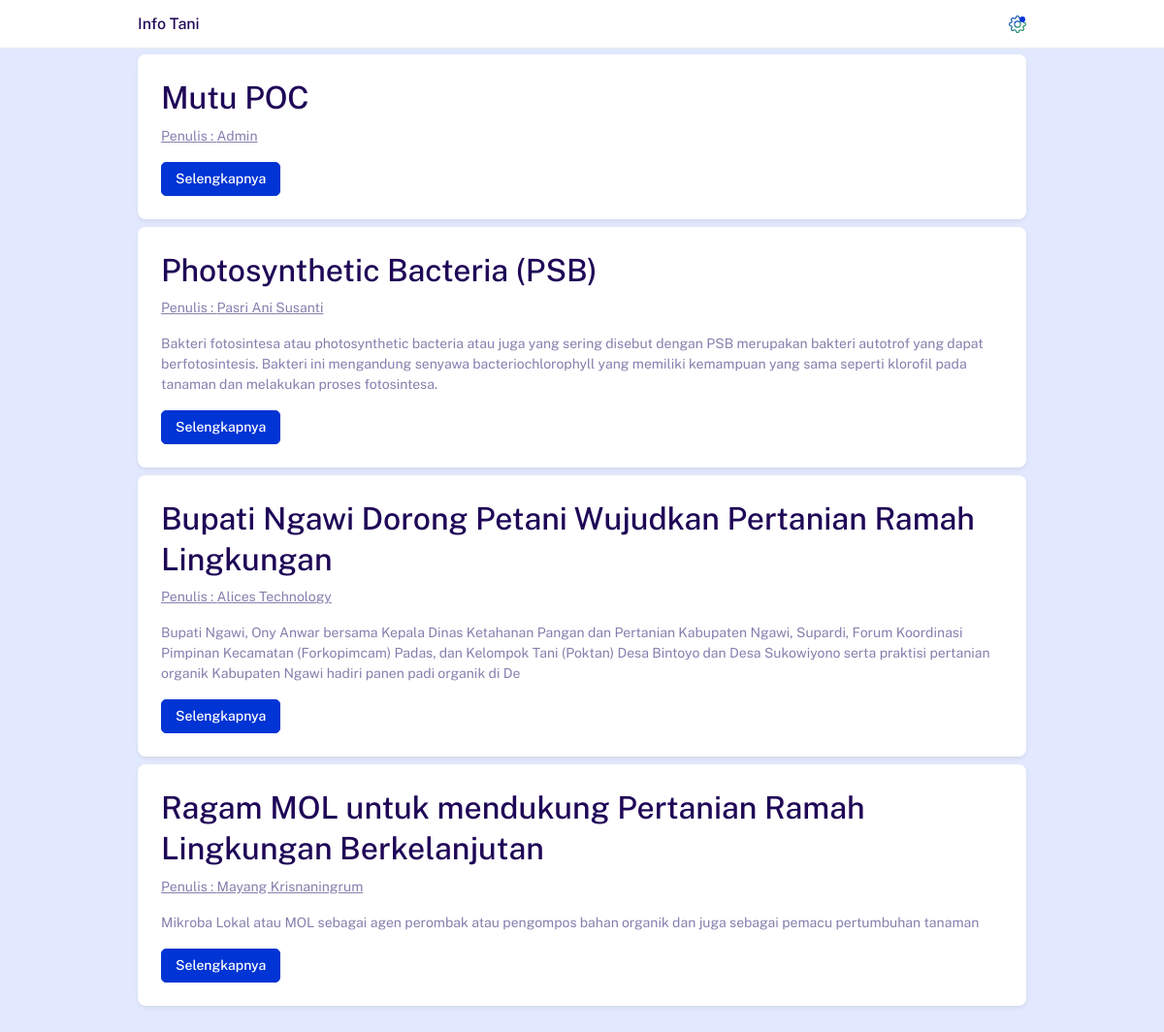
The page / on the database its author committed.
### tables this page shows
CREATE TABLE `berita` (
  `id` int(11) NOT NULL,
  `id_user` int(11) DEFAULT NULL,
  `judul` text DEFAULT NULL,
  `tumbnail` text DEFAULT NULL,
  `deskripsi` varchar(300) DEFAULT NULL,
  `content_berita` longtext DEFAULT NULL,
  `tanggal_dibuat` date DEFAULT NULL,
  `tipe` varchar(100) DEFAULT NULL,
  `status` varchar(100) DEFAULT NULL,
  `created` timestamp NOT NULL DEFAULT current_timestamp(),
  `updated` datetime DEFAULT NULL
);

CREATE TABLE `users` (
  `id_user` int(11) NOT NULL,
  `email` varchar(100) DEFAULT NULL,
  `password` varchar(100) DEFAULT NULL,
  `nama` text DEFAULT NULL,
  `gender` varchar(50) DEFAULT NULL,
  `birthday` date DEFAULT NULL,
  `pekerjaan` text DEFAULT NULL,
  `pengalaman` int(11) DEFAULT NULL,
  `rating` float DEFAULT NULL,
  `no_telp` varchar(100) DEFAULT NULL,
  `alamat` text DEFAULT NULL,
  `photo` text DEFAULT NULL,
  `role` varchar(100) DEFAULT NULL,
  `token` text DEFAULT NULL,
  `created` timestamp NOT NULL DEFAULT current_timestamp(),
  `updated` datetime DEFAULT NULL
);

### application/controllers/Dashboard.php (called while the page is built, shortened)
<?php
class Dashboard extends CI_Controller {
	public function index()
	{
		$this->db->order_by('created', 'desc');
		$data['berita'] = $this->db->get_where('berita', ['status' => null])->result_array();
		$this->load->view('dashboard', $data);
	}
}

### index.php (called while the page is built, shortened)
<?php
require_once BASEPATH.'core/CodeIgniter.php';

### application/views/dashboard.php (the view, shortened to what this page needs)
<!DOCTYPE html>
<html lang="en">
  <head>
    <link rel="stylesheet" href="<?=base_url()?>assets/css/bootstrap.min.css">
    <link rel="stylesheet" href="<?=base_url()?>assets/css/animate.css">
    <link rel="stylesheet" href="<?=base_url()?>assets/css/owl.carousel.min.css">
    <link rel="stylesheet" href="<?=base_url()?>assets/css/font-awesome.min.css">
    <link rel="stylesheet" href="<?=base_url()?>assets/css/bootstrap-icons.css">
    <link rel="stylesheet" href="<?=base_url()?>assets/css/magnific-popup.css">
    <link rel="stylesheet" href="<?=base_url()?>assets/css/ion.rangeSlider.min.css">
    <link rel="stylesheet" href="<?=base_url()?>assets/css/dataTables.bootstrap4.min.css">
    <link rel="stylesheet" href="<?=base_url()?>assets/css/apexcharts.css">
    <link rel="stylesheet" href="<?=base_url()?>assets/style.css">
    <link rel="stylesheet" href="https://cdnjs.cloudflare.com/ajax/libs/font-awesome/5.2.0/css/all.css">
    <link rel="stylesheet" type="text/css" href="https://cdnjs.cloudflare.com/ajax/libs/sweetalert/1.1.3/sweetalert.min.css">
  </head>
  <body>
    <div class="header-area" id="headerArea">
      <div class="container">
        <div class="header-content position-relative d-flex align-items-center justify-content-between">
          <div class="page-heading">
            <h6 class="mb-0">Info Tani</h6>
          </div>
          <div class="setting-wrapper"><a class="setting-trigger-btn" id="settingTriggerBtn" href="#"><span></span></a></div>
        </div>
      </div>
    </div>
    <div class="page-content-wrapper pt-5">
      <?php foreach ($berita as $key => $value) {
      $id_user = $value['id_user'];
      $get_users = $this->db->get_where('users', ['id_user' => $id_user])->result_array();
      if($get_users){
        $nama_penulis = $get_users[0]['nama'];
      }else{
        $nama_penulis = null;
      }
      ?>
      <div class="container pt-2">
        <div class="card position-relative shadow-sm"><img class="card-img-top" src="<?=base_url()?>upload/berita/<?=$value['tumbnail']?>" alt="">
          <div class="card-body direction-rtl">
            <h2><?=$value['judul']?></h2>
            <p><u>Penulis : <?=$nama_penulis?></u></p>
            <p><?=$value['deskripsi']?></p>
            <a class="btn btn-primary" href="<?=base_url()?>berita/detil/<?=$value['id']?>">Selengkapnya</a>
          </div>
        </div>
      </div>
      <?php } ?>
    </div>
  </body>
</html>

### rows shown on the page
berita: judul "Mutu POC", id_user.nama "Admin"
berita: judul "Photosynthetic Bacteria (PSB)", id_user.nama "Pasri Ani Susanti", deskripsi "Bakteri fotosintesa atau photosynthetic bacteria atau juga yang sering disebut dengan PSB merupakan bakteri autotrof yang dapat berfotosintesis. Bakteri ini mengandung senyawa bacteriochlorophyll yang memiliki kemampuan yang sama seperti klorofil pada tanaman dan melakukan proses fotosintesa."
berita: judul "Bupati Ngawi Dorong Petani Wujudkan Pertanian Ramah Lingkungan", id_user.nama "Alices Technology", deskripsi "Bupati Ngawi, Ony Anwar bersama Kepala Dinas Ketahanan Pangan dan Pertanian Kabupaten Ngawi, Supardi, Forum Koordinasi Pimpinan Kecamatan (Forkopimcam) Padas, dan Kelompok Tani (Poktan) Desa Bintoyo dan Desa Sukowiyono serta praktisi pertanian organik Kabupaten Ngawi hadiri panen padi organik di De"
berita: judul "Ragam MOL untuk mendukung Pertanian Ramah Lingkungan Berkelanjutan", id_user.nama "Mayang Krisnaningrum", deskripsi "Mikroba Lokal atau MOL sebagai agen perombak atau pengompos bahan organik dan juga sebagai pemacu pertumbuhan tanaman"
